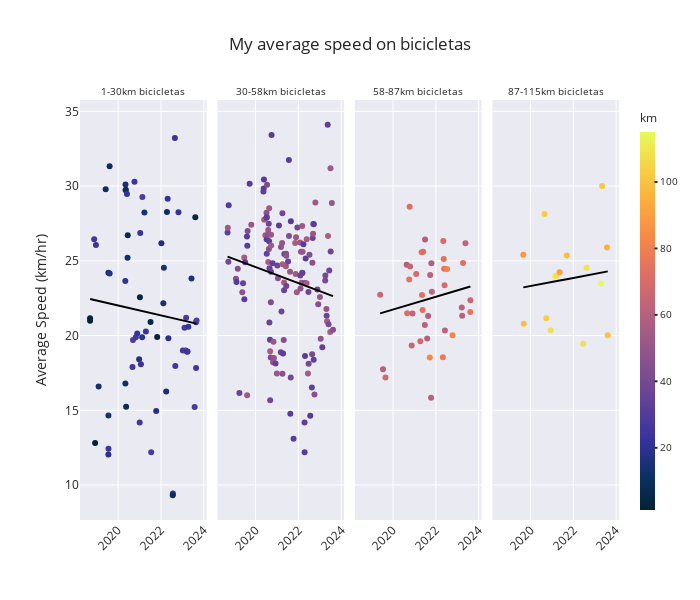

Notebook source saved alongside this figure:
### Markdown cell above
## Análisis de las actividades de bicicleta

### Code cell
# Find the activity with the most kms
most_kms = (
    df_km.groupby(by=["Activity Type"], as_index=False)
    .sum()
    .sort_values(by="total_distance_km")
)

# Define an activity here
activity = most_kms["Activity Type"].values[-1]

# Generating four bins based on the Distance column
speed = df.loc[df["Activity Type"] == activity]
cats, bins = pd.cut(speed["Distance (km)"], 4, precision=0, retbins=True)
bins = np.around(bins, 0).astype(int)
bin_labels = []
for i in range(0, 4):
    bin_labels.append(
        f"{bins[i]}-{str(bins[i + 1])}km {activity.lower()}s"
    )
speed.insert(
    0, "distance_bin", pd.cut(speed["Distance (km)"], 4, precision=0, labels=bin_labels)
)

# Create a scatter plot with four subplots
fig_s = px.scatter(
    speed,
    x="Activity Date",
    y="Average Speed (km/hr)",
    facet_col="distance_bin",
    color="Distance (km)",
    trendline="ols",  # Add a black trend line
    trendline_color_override="black",
    color_continuous_scale="thermal",  # Define a color scale
    title="My average speed on " + activity.lower() + "s",  # Set title text
    category_orders={"distance_bin": bin_labels},  # Ascending order
    custom_data=["Activity Name", "Distance (km)", "Elevation Gain"],  # Variables for the hover text
)

# Customize the hover text
fig_s.update_traces(
    hovertemplate="Activity Name: %{customdata[0]}<br>"
    "Activity date: %{x|%Y-%m-%d}<br>"
    "Distance (km): %{customdata[1]:.1f}<br>"
    "Average speed (km/hr): %{y:.1f}<br>"
    "Elevation gain: %{customdata[2]:.1f}"
)

# Adjust the size and layout
fig_s.update_layout(
    autosize=False,
    width=700,
    height=600,
    template="seaborn",  # Others options: "plotly", "plotly_dark", "ggplot2", "seaborn", "simple_white"
)

# Hide subplot annotations and x-axis titles
fig_s.for_each_annotation(lambda a: a.update(text=a.text.split("=")[-1]))
for axis in fig_s.layout:
    if type(fig_s.layout[axis]) == go.layout.XAxis:
        fig_s.layout[axis].title.text = ""

# Rotate xtick labels
fig_s.update_xaxes(tickangle=-45)

# Set size of bin labels
fig_s.update_annotations(font=dict(size=10))

# Make the color bar smaller
fig_s.update_coloraxes(
    colorbar_thickness=15,
    colorbar_title_text="km",
    colorbar_title_font_size=12,
    colorbar_tickfont_size=10,
    colorbar_ticklen=3,
)

fig_s.show()

### Figure 1 — Plotly figure (JSON) as saved in the notebook; plotly's stock layout.template omitted (floating-point values rounded to 4 significant figures; data arrays with more than 128 entries replaced by an {"elided": "..."} marker saying what was removed)
{"data": [{"customdata": {"elided": "65x3 mixed values"}, "hovertemplate": "Activity Name: %{customdata[0]}<br>Activity date: %{x|%Y-%m-%d}<br>Distance (km): %{customdata[1]:.1f}<br>Average speed (km/hr): %{y:.1f}<br>Elevation gain: %{customdata[2]:.1f}", "legendgroup": "", "marker": {"color": [2.544, 1.271, 25.86, 1.296, 24.02, 12.89, 9.78, 25.11, 14.61, 13.72, 18.23, 18.39, 9.992, 20.3, 12.47, 15.03, 21.19, 9.0, 8.35, 6.817, 11.88, 22.07, 26.19, 28.85, 24.43, 25.54, 21.64, 17.32, 25.87, 4.319, 22.99, 23.22, 19.4, 28.86, 14.27, 23.62, 5.18, 28.06, 17.48, 15.49, 14.38, 15.02, 15.31, 10.04, 22.52, 18.96, 20.02, 22.75, 3.29, 10.4, 25.1, 22.75, 24.12, 27.62, 28.68, 28.14, 20.01, 25.57, 22.87, 15.57, 27.34, 4.064, 24.72, 25.07, 29.68], "coloraxis": "coloraxis", "symbol": "circle"}, "mode": "markers", "name": "", "orientation": "v", "showlegend": false, "type": "scatter", "x": ["2018-09-09T17:26:30", "2018-09-09T17:38:17", "2018-11-18T15:07:01", "2018-12-04T19:47:47", "2018-12-18T11:11:37", "2019-02-02T11:01:21", "2019-06-02T15:51:58", "2019-07-20T06:53:03", "2019-07-19T09:53:37", "2019-07-18T14:49:27", "2019-07-18T09:43:31", "2019-08-09T18:17:23", "2019-08-08T18:30:57", "2020-05-02T10:16:58", "2020-05-03T15:25:05", "2020-05-05T17:18:54", "2020-05-08T16:40:07", "2020-05-09T14:35:35", "2020-05-16T10:40:28", "2020-06-12T17:50:34", "2020-06-09T16:39:25", "2020-05-30T10:34:37", "2020-09-01T16:28:15", "2020-09-09T16:09:58", "2020-10-05T16:52:21", "2020-10-28T15:26:38", "2020-11-21T11:00:19", "2020-12-23T15:23:47", "2021-01-02T08:51:34", "2021-01-06T10:18:08", "2021-01-11T15:39:23", "2021-01-23T15:14:22", "2021-02-13T14:34:47", "2021-02-17T15:50:03", "2021-03-24T16:20:53", "2021-04-18T08:06:03", "2021-07-06T16:51:04", "2021-07-17T08:38:13", "2021-10-11T07:42:00", "2022-01-07T14:22:18", "2022-02-09T16:34:47", "2022-02-19T09:38:20", "2022-03-30T15:56:40", "2022-04-12T15:43:11", "2022-04-24T17:21:13", "2022-05-06T16:09:21", "2022-07-22T07:54:00", "2022-08-25T17:27:59", "2021-10-27T16:06:28", "2022-07-20T11:04:35", "2022-09-01T16:40:10", "2022-10-25T15:31:18", "2023-01-08T14:18:44", "2023-02-05T14:42:47", "2023-03-05T09:42:52", "2023-02-25T08:56:55", "2023-03-22T16:19:07", "2023-03-29T16:05:01", "2023-04-12T15:21:28", "2023-06-04T16:44:19", "2023-07-28T17:16:41", "2023-08-08T17:14:14", "2023-08-20T06:21:37", "2023-08-21T17:16:47", "2023-08-30T15:58:50"], "xaxis": "x", "y": [21.15, 20.99, 26.44, 12.82, 26.06, 16.59, 29.79, 12.43, 14.66, 24.2, 12.04, 24.15, 31.33, 23.65, 16.79, 30.1, 29.72, 29.75, 15.23, 26.71, 25.21, 29.48, 17.9, 19.7, 30.29, 19.89, 20.13, 18.41, 14.18, 22.57, 26.86, 18.08, 19.88, 29.26, 28.24, 20.27, 20.9, 12.19, 14.95, 26.18, 22.16, 24.53, 16.25, 28.26, 29.15, 19.83, 9.426, 33.22, 19.9, 9.317, 17.97, 28.25, 19.01, 20.52, 21.19, 19.01, 18.91, 18.93, 20.58, 23.82, 15.22, 27.92, 20.89, 17.83, 21.01], "yaxis": "y"}, {"hovertemplate": "Activity Name: %{customdata[0]}<br>Activity date: %{x|%Y-%m-%d}<br>Distance (km): %{customdata[1]:.1f}<br>Average speed (km/hr): %{y:.1f}<br>Elevation gain: %{customdata[2]:.1f}", "legendgroup": "", "line": {"color": "black"}, "marker": {"symbol": "circle"}, "mode": "lines", "name": "", "showlegend": false, "type": "scatter", "x": ["2018-09-09T17:26:30", "2018-09-09T17:38:17", "2018-11-18T15:07:01", "2018-12-04T19:47:47", "2018-12-18T11:11:37", "2019-02-02T11:01:21", "2019-06-02T15:51:58", "2019-07-18T09:43:31", "2019-07-18T14:49:27", "2019-07-19T09:53:37", "2019-07-20T06:53:03", "2019-08-08T18:30:57", "2019-08-09T18:17:23", "2020-05-02T10:16:58", "2020-05-03T15:25:05", "2020-05-05T17:18:54", "2020-05-08T16:40:07", "2020-05-09T14:35:35", "2020-05-16T10:40:28", "2020-05-30T10:34:37", "2020-06-09T16:39:25", "2020-06-12T17:50:34", "2020-09-01T16:28:15", "2020-09-09T16:09:58", "2020-10-05T16:52:21", "2020-10-28T15:26:38", "2020-11-21T11:00:19", "2020-12-23T15:23:47", "2021-01-02T08:51:34", "2021-01-06T10:18:08", "2021-01-11T15:39:23", "2021-01-23T15:14:22", "2021-02-13T14:34:47", "2021-02-17T15:50:03", "2021-03-24T16:20:53", "2021-04-18T08:06:03", "2021-07-06T16:51:04", "2021-07-17T08:38:13", "2021-10-11T07:42:00", "2021-10-27T16:06:28", "2022-01-07T14:22:18", "2022-02-09T16:34:47", "2022-02-19T09:38:20", "2022-03-30T15:56:40", "2022-04-12T15:43:11", "2022-04-24T17:21:13", "2022-05-06T16:09:21", "2022-07-20T11:04:35", "2022-07-22T07:54:00", "2022-08-25T17:27:59", "2022-09-01T16:40:10", "2022-10-25T15:31:18", "2023-01-08T14:18:44", "2023-02-05T14:42:47", "2023-02-25T08:56:55", "2023-03-05T09:42:52", "2023-03-22T16:19:07", "2023-03-29T16:05:01", "2023-04-12T15:21:28", "2023-06-04T16:44:19", "2023-07-28T17:16:41", "2023-08-08T17:14:14", "2023-08-20T06:21:37", "2023-08-21T17:16:47", "2023-08-30T15:58:50"], "xaxis": "x", "y": [22.45, 22.45, 22.38, 22.37, 22.36, 22.32, 22.21, 22.16, 22.16, 22.16, 22.16, 22.15, 22.14, 21.9, 21.9, 21.9, 21.9, 21.9, 21.89, 21.88, 21.87, 21.86, 21.79, 21.78, 21.76, 21.74, 21.72, 21.69, 21.68, 21.68, 21.67, 21.66, 21.64, 21.64, 21.61, 21.58, 21.51, 21.5, 21.42, 21.41, 21.34, 21.31, 21.31, 21.27, 21.26, 21.25, 21.24, 21.17, 21.17, 21.14, 21.13, 21.08, 21.01, 20.99, 20.97, 20.96, 20.95, 20.94, 20.93, 20.88, 20.83, 20.82, 20.81, 20.81, 20.8], "yaxis": "y"}, {"customdata": {"elided": "137x3 mixed values"}, "hovertemplate": "Activity Name: %{customdata[0]}<br>Activity date: %{x|%Y-%m-%d}<br>Distance (km): %{customdata[1]:.1f}<br>Average speed (km/hr): %{y:.1f}<br>Elevation gain: %{customdata[2]:.1f}", "legendgroup": "", "marker": {"color": {"elided": "137 float values"}, "coloraxis": "coloraxis", "symbol": "circle"}, "mode": "markers", "name": "", "orientation": "v", "showlegend": false, "type": "scatter", "x": {"elided": "137 str values"}, "xaxis": "x2", "y": {"elided": "137 float values"}, "yaxis": "y2"}, {"hovertemplate": "Activity Name: %{customdata[0]}<br>Activity date: %{x|%Y-%m-%d}<br>Distance (km): %{customdata[1]:.1f}<br>Average speed (km/hr): %{y:.1f}<br>Elevation gain: %{customdata[2]:.1f}", "legendgroup": "", "line": {"color": "black"}, "marker": {"symbol": "circle"}, "mode": "lines", "name": "", "showlegend": false, "type": "scatter", "x": {"elided": "137 str values"}, "xaxis": "x2", "y": {"elided": "137 float values"}, "yaxis": "y2"}, {"customdata": [["Ciclismo por la mañana", 67.34, 542], ["Entrenamiento a la hora del almuerzo", 60.28, 1584], ["Ciclismo por la mañana", 67.86, 1746], ["Ciclismo por la mañana", 58.68, 534], ["Ciclismo por la mañana", 71.77, 1377], ["Ciclismo por la mañana", 74.75, 581], ["Ciclismo por la mañana", 73.25, 536], ["Ciclismo por la mañana", 64.76, 746], ["Ciclismo por la mañana", 65.37, 1551.0], ["Ciclismo por la mañana", 63.39, 1100], ["Ciclismo por la mañana", 69.42, 573], ["Bicicleta por la mañana", 67.71, 575], ["Bicicleta por la mañana", 74.26, 437.7], ["Bicicleta por la mañana", 73.53, 1187], ["Bicicleta por la tarde", 73.56, 1243], ["Bicicleta por la mañana", 71.13, 565], ["Bicicleta por la mañana", 60.88, 1100], ["Bicicleta por la tarde", 59.01, 306], ["Bicicleta por la tarde", 60.35, 1243], ["Bicicleta a la hora del almuerzo", 58.44, 1489], ["Bicicleta por la mañana", 83.2, 1824], ["Bicicleta por la mañana", 61.35, 1476], ["Bicicleta por la mañana", 60.36, 2117], ["Bicicleta por la mañana", 58.25, 487.8], ["Bicicleta por la mañana", 63.01, 564], ["Bicicleta por la mañana", 77.44, 2203], ["Bicicleta por la mañana", 70.0, 387], ["Bicicleta por la mañana", 73.83, 425], ["Bicicleta por la mañana", 74.21, 583], ["Bicicleta por la mañana", 62.43, 1529], ["Bicicleta por la mañana", 69.5, 392], ["Bicicleta por la mañana", 81.03, 551], ["Bicicleta por la mañana", 82.01, 1634], ["Bicicleta por la mañana", 61.91, 1039.0], ["Bicicleta por la mañana", 61.34, 835.4], ["Bicicleta por la mañana", 73.08, 1458.0], ["Bicicleta por la mañana", 63.25, 791], ["Bicicleta por la mañana", 75.44, 1516], ["Bicicleta por la mañana", 66.42, 1425]], "hovertemplate": "Activity Name: %{customdata[0]}<br>Activity date: %{x|%Y-%m-%d}<br>Distance (km): %{customdata[1]:.1f}<br>Average speed (km/hr): %{y:.1f}<br>Elevation gain: %{customdata[2]:.1f}", "legendgroup": "", "marker": {"color": [67.34, 60.28, 67.86, 58.68, 71.77, 74.75, 73.25, 64.76, 65.37, 63.39, 69.42, 67.71, 74.26, 73.53, 73.56, 71.13, 60.88, 59.01, 60.35, 58.44, 83.2, 61.35, 60.36, 58.25, 63.01, 77.44, 70.0, 73.83, 74.21, 62.43, 69.5, 81.03, 82.01, 61.91, 61.34, 73.08, 63.25, 75.44, 66.42], "coloraxis": "coloraxis", "symbol": "circle"}, "mode": "markers", "name": "", "orientation": "v", "showlegend": false, "type": "scatter", "x": ["2019-05-26T08:58:36", "2019-07-14T09:54:30", "2019-08-25T08:06:33", "2020-08-21T08:22:20", "2020-08-29T07:23:09", "2020-10-03T08:25:13", "2020-10-10T07:01:46", "2020-10-18T08:18:43", "2020-11-14T09:04:17", "2020-11-28T09:06:30", "2021-01-30T09:17:11", "2021-04-10T07:51:51", "2021-05-02T07:35:41", "2021-05-09T08:03:57", "2021-05-19T14:04:05", "2021-05-29T07:13:17", "2021-06-26T08:18:16", "2021-06-30T15:38:50", "2021-08-05T14:27:28", "2021-08-21T09:18:29", "2021-09-18T07:57:21", "2021-09-25T07:03:24", "2021-10-10T08:33:03", "2021-10-16T08:08:27", "2021-10-24T07:53:42", "2022-04-30T07:55:23", "2022-05-07T08:30:19", "2022-05-15T07:15:04", "2022-05-22T08:03:07", "2022-06-04T07:44:28", "2022-05-29T07:45:22", "2022-07-10T07:19:56", "2022-10-12T07:27:32", "2023-03-18T09:00:10", "2023-03-25T06:27:06", "2023-04-09T06:30:27", "2023-05-20T05:36:32", "2023-08-10T08:56:44", "2023-08-12T08:01:28"], "xaxis": "x3", "y": [22.73, 17.74, 17.19, 24.73, 21.49, 23.75, 28.62, 24.62, 19.34, 21.47, 24.12, 19.62, 25.58, 22.71, 21.7, 25.61, 20.7, 26.43, 19.81, 21.3, 18.54, 24.04, 15.85, 24.84, 22.94, 18.55, 26.33, 25.12, 24.47, 20.35, 23.36, 24.45, 20.02, 21.88, 21.33, 24.86, 26.18, 21.58, 22.35], "yaxis": "y3"}, {"hovertemplate": "Activity Name: %{customdata[0]}<br>Activity date: %{x|%Y-%m-%d}<br>Distance (km): %{customdata[1]:.1f}<br>Average speed (km/hr): %{y:.1f}<br>Elevation gain: %{customdata[2]:.1f}", "legendgroup": "", "line": {"color": "black"}, "marker": {"symbol": "circle"}, "mode": "lines", "name": "", "showlegend": false, "type": "scatter", "x": ["2019-05-26T08:58:36", "2019-07-14T09:54:30", "2019-08-25T08:06:33", "2020-08-21T08:22:20", "2020-08-29T07:23:09", "2020-10-03T08:25:13", "2020-10-10T07:01:46", "2020-10-18T08:18:43", "2020-11-14T09:04:17", "2020-11-28T09:06:30", "2021-01-30T09:17:11", "2021-04-10T07:51:51", "2021-05-02T07:35:41", "2021-05-09T08:03:57", "2021-05-19T14:04:05", "2021-05-29T07:13:17", "2021-06-26T08:18:16", "2021-06-30T15:38:50", "2021-08-05T14:27:28", "2021-08-21T09:18:29", "2021-09-18T07:57:21", "2021-09-25T07:03:24", "2021-10-10T08:33:03", "2021-10-16T08:08:27", "2021-10-24T07:53:42", "2022-04-30T07:55:23", "2022-05-07T08:30:19", "2022-05-15T07:15:04", "2022-05-22T08:03:07", "2022-05-29T07:45:22", "2022-06-04T07:44:28", "2022-07-10T07:19:56", "2022-10-12T07:27:32", "2023-03-18T09:00:10", "2023-03-25T06:27:06", "2023-04-09T06:30:27", "2023-05-20T05:36:32", "2023-08-10T08:56:44", "2023-08-12T08:01:28"], "xaxis": "x3", "y": [21.49, 21.54, 21.59, 22.01, 22.02, 22.06, 22.07, 22.08, 22.11, 22.13, 22.2, 22.28, 22.31, 22.32, 22.33, 22.34, 22.37, 22.38, 22.42, 22.44, 22.47, 22.48, 22.5, 22.5, 22.51, 22.73, 22.74, 22.75, 22.76, 22.77, 22.77, 22.81, 22.92, 23.11, 23.11, 23.13, 23.18, 23.27, 23.28], "yaxis": "y3"}, {"customdata": [["Ciclismo por la mañana", 87.39, 546], ["Ciclismo por la mañana", 98.72, 2120], ["Ciclismo por la tarde", 103.2, 448], ["Ciclismo por la mañana", 103.5, 2254], ["Ciclismo por la mañana", 108.5, 1286.0], ["Ciclismo por la mañana", 114.0, 980], ["Bicicleta por la mañana", 107.3, 959], ["Bicicleta por la tarde", 91.16, 1169], ["Bicicleta por la mañana", 98.87, 793], ["Bicicleta por la mañana", 108.2, 2826], ["Bicicleta por la mañana", 108.8, 1348], ["Bicicleta por la mañana", 115.0, 1940], ["Bicicleta por la mañana", 101.6, 688], ["Bicicleta por la tarde", 95.64, 1154], ["Bicicleta por la mañana", 100.1, 2136]], "hovertemplate": "Activity Name: %{customdata[0]}<br>Activity date: %{x|%Y-%m-%d}<br>Distance (km): %{customdata[1]:.1f}<br>Average speed (km/hr): %{y:.1f}<br>Elevation gain: %{customdata[2]:.1f}", "legendgroup": "", "marker": {"color": [87.39, 98.72, 103.2, 103.5, 108.5, 114.0, 107.3, 91.16, 98.87, 108.2, 108.8, 115.0, 101.6, 95.64, 100.1], "coloraxis": "coloraxis", "symbol": "circle"}, "mode": "markers", "name": "", "orientation": "v", "showlegend": false, "type": "scatter", "x": ["2019-09-01T06:28:57", "2019-09-08T05:03:13", "2020-08-27T14:09:38", "2020-09-26T07:14:56", "2020-12-10T07:51:48", "2021-02-20T08:53:47", "2021-03-20T08:30:40", "2021-05-12T13:55:44", "2021-09-11T06:04:41", "2022-06-19T08:19:31", "2022-08-15T06:18:48", "2023-04-22T06:00:42", "2023-05-07T07:50:44", "2023-07-29T11:39:03", "2023-08-11T08:16:33"], "xaxis": "x4", "y": [25.41, 20.78, 28.13, 21.17, 20.36, 23.94, 23.99, 24.23, 25.35, 19.46, 24.54, 23.48, 30.01, 25.89, 20.03], "yaxis": "y4"}, {"hovertemplate": "Activity Name: %{customdata[0]}<br>Activity date: %{x|%Y-%m-%d}<br>Distance (km): %{customdata[1]:.1f}<br>Average speed (km/hr): %{y:.1f}<br>Elevation gain: %{customdata[2]:.1f}", "legendgroup": "", "line": {"color": "black"}, "marker": {"symbol": "circle"}, "mode": "lines", "name": "", "showlegend": false, "type": "scatter", "x": ["2019-09-01T06:28:57", "2019-09-08T05:03:13", "2020-08-27T14:09:38", "2020-09-26T07:14:56", "2020-12-10T07:51:48", "2021-02-20T08:53:47", "2021-03-20T08:30:40", "2021-05-12T13:55:44", "2021-09-11T06:04:41", "2022-06-19T08:19:31", "2022-08-15T06:18:48", "2023-04-22T06:00:42", "2023-05-07T07:50:44", "2023-07-29T11:39:03", "2023-08-11T08:16:33"], "xaxis": "x4", "y": [23.22, 23.23, 23.49, 23.51, 23.57, 23.62, 23.64, 23.68, 23.77, 23.98, 24.03, 24.21, 24.22, 24.28, 24.29], "yaxis": "y4"}], "layout": {"annotations": [{"font": {"size": 10}, "showarrow": false, "text": "1-30km bicicletas", "x": 0.1175, "xanchor": "center", "xref": "paper", "y": 1, "yanchor": "bottom", "yref": "paper"}, {"font": {"size": 10}, "showarrow": false, "text": "30-58km bicicletas", "x": 0.3725, "xanchor": "center", "xref": "paper", "y": 1, "yanchor": "bottom", "yref": "paper"}, {"font": {"size": 10}, "showarrow": false, "text": "58-87km bicicletas", "x": 0.6275, "xanchor": "center", "xref": "paper", "y": 1, "yanchor": "bottom", "yref": "paper"}, {"font": {"size": 10}, "showarrow": false, "text": "87-115km bicicletas", "x": 0.8825, "xanchor": "center", "xref": "paper", "y": 1, "yanchor": "bottom", "yref": "paper"}], "autosize": false, "coloraxis": {"colorbar": {"thickness": 15, "tickfont": {"size": 10}, "ticklen": 3, "title": {"font": {"size": 12}, "text": "km"}}, "colorscale": [[0, "rgb(3, 35, 51)"], [0.09091, "rgb(13, 48, 100)"], [0.1818, "rgb(53, 50, 155)"], [0.2727, "rgb(93, 62, 153)"], [0.3636, "rgb(126, 77, 143)"], [0.4545, "rgb(158, 89, 135)"], [0.5455, "rgb(193, 100, 121)"], [0.6364, "rgb(225, 113, 97)"], [0.7273, "rgb(246, 139, 69)"], [0.8182, "rgb(251, 173, 60)"], [0.9091, "rgb(246, 211, 70)"], [1, "rgb(231, 250, 90)"]]}, "height": 600, "legend": {"tracegroupgap": 0}, "title": {"text": "My average speed on bicicletas"}, "width": 700, "xaxis": {"anchor": "y", "domain": [0, 0.235], "tickangle": -45, "title": {"text": ""}}, "xaxis2": {"anchor": "y2", "domain": [0.255, 0.49], "matches": "x", "tickangle": -45, "title": {"text": ""}}, "xaxis3": {"anchor": "y3", "domain": [0.51, 0.745], "matches": "x", "tickangle": -45, "title": {"text": ""}}, "xaxis4": {"anchor": "y4", "domain": [0.765, 1.0], "matches": "x", "tickangle": -45, "title": {"text": ""}}, "yaxis": {"anchor": "x", "domain": [0, 1], "title": {"text": "Average Speed (km/hr)"}}, "yaxis2": {"anchor": "x2", "domain": [0, 1], "matches": "y", "showticklabels": false}, "yaxis3": {"anchor": "x3", "domain": [0, 1], "matches": "y", "showticklabels": false}, "yaxis4": {"anchor": "x4", "domain": [0, 1], "matches": "y", "showticklabels": false}}}
